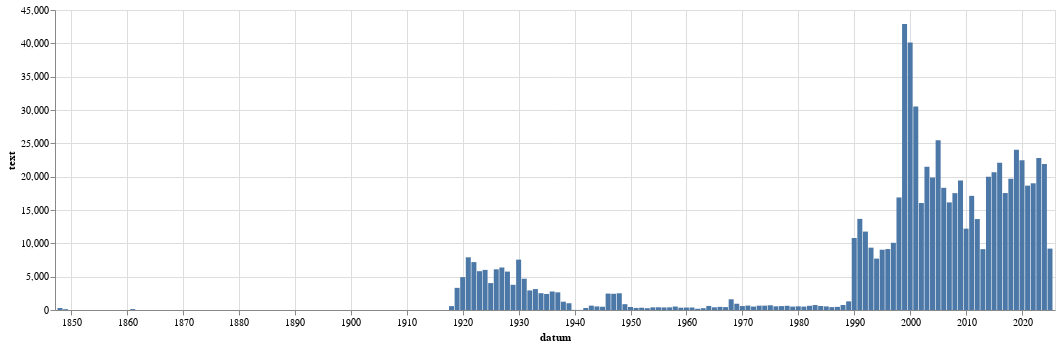

This figure's notebook cell:
### Code cell
alt.Chart(
    df.filter(~pl.col('datum').is_null()).group_by_dynamic(index_column="datum", every="1y").agg(pl.col('text').len()).to_pandas(),
    width=1000
).mark_bar(
).encode(
    alt.X("datum:T"),
    alt.Y("text:Q")
)

### Figure 1 — Vega-Lite specification as saved in the notebook (floating-point values rounded to 4 significant figures)
{"config": {"view": {"continuousWidth": 300, "continuousHeight": 300}}, "data": {"name": "data-140dae28a9faf018822e4c4a5d14fda6"}, "mark": {"type": "bar"}, "encoding": {"x": {"field": "datum", "type": "temporal"}, "y": {"field": "text", "type": "quantitative"}}, "width": 1000, "$schema": "https://vega.github.io/schema/vega-lite/v5.8.0.json", "datasets": {"data-140dae28a9faf018822e4c4a5d14fda6": [{"datum": "1848-01-01T00:00:00", "text": 302}, {"datum": "1849-01-01T00:00:00", "text": 120}, {"datum": "1861-01-01T00:00:00", "text": 136}, {"datum": "1918-01-01T00:00:00", "text": 582}, {"datum": "1919-01-01T00:00:00", "text": 3322}, {"datum": "1920-01-01T00:00:00", "text": 4931}, {"datum": "1921-01-01T00:00:00", "text": 7906}, {"datum": "1922-01-01T00:00:00", "text": 7185}, {"datum": "1923-01-01T00:00:00", "text": 5823}, {"datum": "1924-01-01T00:00:00", "text": 6016}, {"datum": "1925-01-01T00:00:00", "text": 4039}, {"datum": "1926-01-01T00:00:00", "text": 6102}, {"datum": "1927-01-01T00:00:00", "text": 6377}, {"datum": "1928-01-01T00:00:00", "text": 5763}, {"datum": "1929-01-01T00:00:00", "text": 3780}, {"datum": "1930-01-01T00:00:00", "text": 7556}, {"datum": "1931-01-01T00:00:00", "text": 4694}, {"datum": "1932-01-01T00:00:00", "text": 2935}, {"datum": "1933-01-01T00:00:00", "text": 3140}, {"datum": "1934-01-01T00:00:00", "text": 2520}, {"datum": "1935-01-01T00:00:00", "text": 2405}, {"datum": "1936-01-01T00:00:00", "text": 2777}, {"datum": "1937-01-01T00:00:00", "text": 2651}, {"datum": "1938-01-01T00:00:00", "text": 1248}, {"datum": "1939-01-01T00:00:00", "text": 1015}, {"datum": "1940-01-01T00:00:00", "text": 16}, {"datum": "1941-01-01T00:00:00", "text": 14}, {"datum": "1942-01-01T00:00:00", "text": 306}, {"datum": "1943-01-01T00:00:00", "text": 652}, {"datum": "1944-01-01T00:00:00", "text": 535}, {"datum": "1945-01-01T00:00:00", "text": 489}, {"datum": "1946-01-01T00:00:00", "text": 2464}, {"datum": "1947-01-01T00:00:00", "text": 2433}, {"datum": "1948-01-01T00:00:00", "text": 2506}, {"datum": "1949-01-01T00:00:00", "text": 872}, {"datum": "1950-01-01T00:00:00", "text": 451}, {"datum": "1951-01-01T00:00:00", "text": 309}, {"datum": "1952-01-01T00:00:00", "text": 344}, {"datum": "1953-01-01T00:00:00", "text": 274}, {"datum": "1954-01-01T00:00:00", "text": 398}, {"datum": "1955-01-01T00:00:00", "text": 407}, {"datum": "1956-01-01T00:00:00", "text": 384}, {"datum": "1957-01-01T00:00:00", "text": 397}, {"datum": "1958-01-01T00:00:00", "text": 524}, {"datum": "1959-01-01T00:00:00", "text": 348}, {"datum": "1960-01-01T00:00:00", "text": 369}, {"datum": "1961-01-01T00:00:00", "text": 372}, {"datum": "1962-01-01T00:00:00", "text": 181}, {"datum": "1963-01-01T00:00:00", "text": 270}, {"datum": "1964-01-01T00:00:00", "text": 608}, {"datum": "1965-01-01T00:00:00", "text": 404}, {"datum": "1966-01-01T00:00:00", "text": 471}, {"datum": "1967-01-01T00:00:00", "text": 434}, {"datum": "1968-01-01T00:00:00", "text": 1606}, {"datum": "1969-01-01T00:00:00", "text": 939}, {"datum": "1970-01-01T00:00:00", "text": 594}, {"datum": "1971-01-01T00:00:00", "text": 663}, {"datum": "1972-01-01T00:00:00", "text": 515}, {"datum": "1973-01-01T00:00:00", "text": 650}, {"datum": "1974-01-01T00:00:00", "text": 657}, {"datum": "1975-01-01T00:00:00", "text": 709}, {"datum": "1976-01-01T00:00:00", "text": 551}, {"datum": "1977-01-01T00:00:00", "text": 587}, {"datum": "1978-01-01T00:00:00", "text": 635}, {"datum": "1979-01-01T00:00:00", "text": 509}, {"datum": "1980-01-01T00:00:00", "text": 550}, {"datum": "1981-01-01T00:00:00", "text": 512}, {"datum": "1982-01-01T00:00:00", "text": 632}, {"datum": "1983-01-01T00:00:00", "text": 740}, {"datum": "1984-01-01T00:00:00", "text": 596}, {"datum": "1985-01-01T00:00:00", "text": 537}, {"datum": "1986-01-01T00:00:00", "text": 434}, {"datum": "1987-01-01T00:00:00", "text": 472}, {"datum": "1988-01-01T00:00:00", "text": 755}, {"datum": "1989-01-01T00:00:00", "text": 1298}, {"datum": "1990-01-01T00:00:00", "text": 10802}, {"datum": "1991-01-01T00:00:00", "text": 13668}, {"datum": "1992-01-01T00:00:00", "text": 11763}, {"datum": "1993-01-01T00:00:00", "text": 9351}, {"datum": "1994-01-01T00:00:00", "text": 7711}, {"datum": "1995-01-01T00:00:00", "text": 9042}, {"datum": "1996-01-01T00:00:00", "text": 9140}, {"datum": "1997-01-01T00:00:00", "text": 10079}, {"datum": "1998-01-01T00:00:00", "text": 16884}, {"datum": "1999-01-01T00:00:00", "text": 42918}, {"datum": "2000-01-01T00:00:00", "text": 40114}, {"datum": "2001-01-01T00:00:00", "text": 30514}, {"datum": "2002-01-01T00:00:00", "text": 16048}, {"datum": "2003-01-01T00:00:00", "text": 21476}, {"datum": "2004-01-01T00:00:00", "text": 19879}, {"datum": "2005-01-01T00:00:00", "text": 25472}, {"datum": "2006-01-01T00:00:00", "text": 18330}, {"datum": "2007-01-01T00:00:00", "text": 16137}, {"datum": "2008-01-01T00:00:00", "text": 17526}, {"datum": "2009-01-01T00:00:00", "text": 19422}, {"datum": "2010-01-01T00:00:00", "text": 12204}, {"datum": "2011-01-01T00:00:00", "text": 17123}, {"datum": "2012-01-01T00:00:00", "text": 13641}, {"datum": "2013-01-01T00:00:00", "text": 9127}, {"datum": "2014-01-01T00:00:00", "text": 19980}, {"datum": "2015-01-01T00:00:00", "text": 20661}, {"datum": "2016-01-01T00:00:00", "text": 22080}, {"datum": "2017-01-01T00:00:00", "text": 17542}, {"datum": "2018-01-01T00:00:00", "text": 19695}, {"datum": "2019-01-01T00:00:00", "text": 24020}, {"datum": "2020-01-01T00:00:00", "text": 22474}, {"datum": "2021-01-01T00:00:00", "text": 18653}, {"datum": "2022-01-01T00:00:00", "text": 19005}, {"datum": "2023-01-01T00:00:00", "text": 22799}, {"datum": "2024-01-01T00:00:00", "text": 21894}, {"datum": "2025-01-01T00:00:00", "text": 9208}]}}
